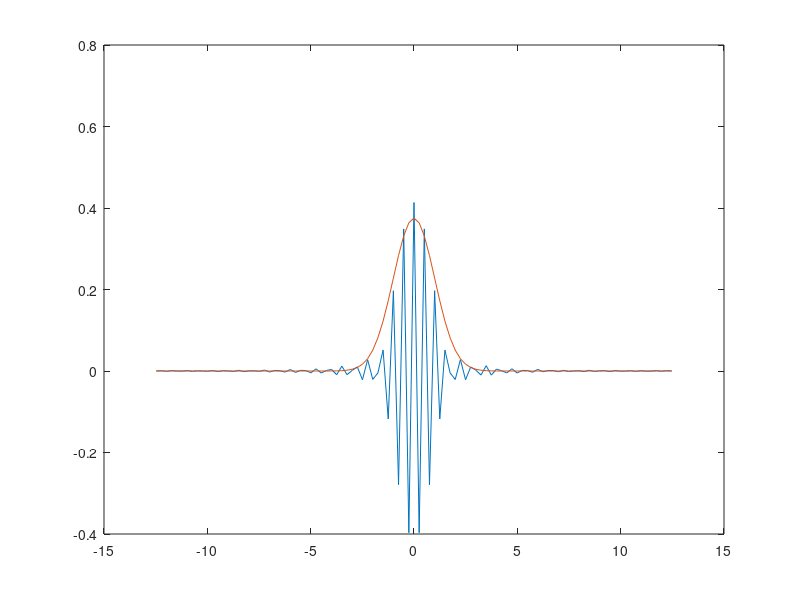

This chart was generated by the following MATLAB code:
clear all;

#H = @(x,k) ((x^2+k^2>10));  # 5,10,20 -> ???

#H = @(x,k) (x^2+k^2);  # M=50 almost perfect match
#H = @(x,k) (x^2*k^2);  # M=50 almost perfect match

delta=@(x) 1000*(x==0);

function pot = V(x)
  if (abs(x)<10)
    pot=60;  
  else
    pot=0;
  endif
endfunction

H = @(x,k) (k^2+V(x));

M = 50

N = 2*M+1
L = sqrt(2*pi*N)
dx = L/N
dk = 2*pi/L

#x = linspace(-M,M,N) 
x = (-M:1:M)*dx;
k = (-M:1:M)*dk;


# MkMatrix
function retval = MkMatrix(f,x,y)
  # MkMatrix(f,x,y)= matrix f(x_i,y_j)
  N = size(x)(2);
  F = eye(N);
  for m=1:N
    for n=1:N
      F(m,n) = f(x(m),y(n));
    endfor
  endfor
  retval = F;
endfunction

# Unitary Centered Discrete Fourier Transform (UCDFT)
function retval = UCDFT(M)
  # M = (N-1)/2 : integer
  # Computes the NxN matrix 
  #   UCDFT(M)= 1/sqrt(pi)*[exp(2*i*pi/N)^((m-M-1)*(n-M-1))]
  # 
  N = 2*M+1;
  U = eye(N);
  w = exp(-2*i*pi/N);
  for m=1:N
    for n=1:N
      U(m,n)=w^((m-M-1)*(n-M-1));
    endfor
  endfor
  retval = U/sqrt(N);
endfunction


# Compute the UCDFT matrix
global U = UCDFT(M);
global HM = MkMatrix(H,x,k);


# Energy function
function obj = E(phi)
  global U HM;
  X = phi'/norm(phi);
  mu = abs(X).^2;
  nu = abs(U*X').^2;
  g  = mu.*nu;
  obj = trace(HM*g');
endfunction

# Conditions: X(1)=0, X(N)=0, |X|=1.
function constraint = g(phi)
  a = size(phi)(2);
  b = size(phi)(1);
  constraint = [sumsq(phi)-1; phi(a); phi(b)];
endfunction


# Test 1
X(1:N)=1;
X(1)=X(N)=0;
E(X')

[phi0, obj, info, iter, nf, lambda] = sqp (X, @E, @g, []);
E(phi0)
h0 = exp(-x.^2/2)/norm(exp(-x.^2/2));
plot(x,phi0/norm(phi0),x,h0);

  